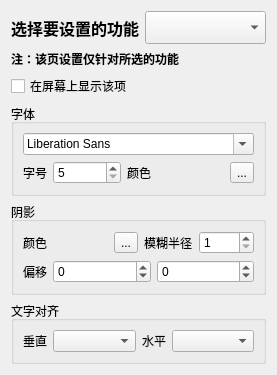
             <widget class="QWidget" name="scrollAreaWidgetContents_2">
              <property name="geometry">
               <rect>
                <x>0</x>
                <y>0</y>
                <width>204</width>
                <height>315</height>
               </rect>
              </property>
              <layout class="QVBoxLayout" name="verticalLayout_5">
               <item>
                <layout class="QHBoxLayout" name="_2">
                 <item>
                  <widget class="QLabel" name="label_24">
                   <property name="sizePolicy">
                    <sizepolicy hsizetype="Maximum" vsizetype="Preferred">
                     <horstretch>0</horstretch>
                     <verstretch>0</verstretch>
                    </sizepolicy>
                   </property>
                   <property name="font">
                    <font>
                     <pointsize>12</pointsize>
                     <bold>true</bold>
                    </font>
                   </property>
                   <property name="text">
                    <string>选择要设置的功能</string>
                   </property>
                  </widget>
                 </item>
                 <item>
                  <widget class="QComboBox" name="cbDisplayInfoFunction">
                   <property name="font">
                    <font>
                     <pointsize>16</pointsize>
                     <bold>true</bold>
                    </font>
                   </property>
                  </widget>
                 </item>
                </layout>
               </item>
               <item>
                <widget class="QLabel" name="label_23">
                 <property name="sizePolicy">
                  <sizepolicy hsizetype="Preferred" vsizetype="Maximum">
                   <horstretch>0</horstretch>
                   <verstretch>0</verstretch>
                  </sizepolicy>
                 </property>
                 <property name="font">
                  <font>
                   <pointsize>9</pointsize>
                   <bold>true</bold>
                  </font>
                 </property>
                 <property name="text">
                  <string>注：该页设置仅针对所选的功能</string>
                 </property>
                 <property name="scaledContents">
                  <bool>true</bool>
                 </property>
                 <property name="wordWrap">
                  <bool>true</bool>
                 </property>
                </widget>
               </item>
               <item>
                <widget class="QCheckBox" name="cbDisplayInfoFuncEnable">
                 <property name="text">
                  <string>在屏幕上显示该项</string>
                 </property>
                </widget>
               </item>
               <item>
                <widget class="QGroupBox" name="groupBox_4">
                 <property name="sizePolicy">
                  <sizepolicy hsizetype="Preferred" vsizetype="Maximum">
                   <horstretch>0</horstretch>
                   <verstretch>0</verstretch>
                  </sizepolicy>
                 </property>
                 <property name="title">
                  <string>字体</string>
                 </property>
                 <layout class="QVBoxLayout" name="verticalLayout_6">
                  <item>
                   <widget class="QFontComboBox" name="fcbDisplayInfoFont"/>
                  </item>
                  <item>
                   <layout class="QHBoxLayout" name="_3">
                    <item>
                     <widget class="QLabel" name="label_5">
                      <property name="sizePolicy">
                       <sizepolicy hsizetype="Maximum" vsizetype="Preferred">
                        <horstretch>0</horstretch>
                        <verstretch>0</verstretch>
                       </sizepolicy>
                      </property>
                      <property name="text">
                       <string>字号</string>
                      </property>
                     </widget>
                    </item>
                    <item>
                     <widget class="QSpinBox" name="sbDisplayInfoTextSize">
                      <property name="minimum">
                       <number>5</number>
                      </property>
                      <property name="maximum">
                       <number>200</number>
                      </property>
                     </widget>
                    </item>
                    <item>
                     <widget class="QLabel" name="label_8">
                      <property name="sizePolicy">
                       <sizepolicy hsizetype="Maximum" vsizetype="Preferred">
                        <horstretch>0</horstretch>
                        <verstretch>0</verstretch>
                       </sizepolicy>
                      </property>
                      <property name="text">
                       <string>颜色</string>
                      </property>
                     </widget>
                    </item>
                    <item>
                     <widget class="QLabel" name="labDisplayInfoTextColor"/>
                    </item>
                    <item>
                     <widget class="QToolButton" name="tbSelectDisplayInfoTextColor">
                      <property name="text">
                       <string notr="true">...</string>
                      </property>
                     </widget>
                    </item>
                   </layout>
                  </item>
                 </layout>
                </widget>
               </item>
               <item>
                <widget class="QGroupBox" name="groupBox_6">
                 <property name="sizePolicy">
                  <sizepolicy hsizetype="Preferred" vsizetype="Maximum">
                   <horstretch>0</horstretch>
                   <verstretch>0</verstretch>
                  </sizepolicy>
                 </property>
                 <property name="title">
                  <string>阴影</string>
                 </property>
                 <layout class="QVBoxLayout" name="verticalLayout_9">
                  <item>
                   <layout class="QHBoxLayout" name="_5">
                    <item>
                     <widget class="QLabel" name="label_21">
                      <property name="sizePolicy">
                       <sizepolicy hsizetype="Maximum" vsizetype="Preferred">
                        <horstretch>0</horstretch>
                        <verstretch>0</verstretch>
                       </sizepolicy>
                      </property>
                      <property name="text">
                       <string>颜色</string>
                      </property>
                     </widget>
                    </item>
                    <item>
                     <widget class="QLabel" name="labDisplayInfoTextShadowColor"/>
                    </item>
                    <item>
                     <widget class="QToolButton" name="tbSelectDisplayInfoTextShadowColor">
                      <property name="text">
                       <string notr="true">...</string>
                      </property>
                     </widget>
                    </item>
                    <item>
                     <widget class="QLabel" name="label_20">
                      <property name="sizePolicy">
                       <sizepolicy hsizetype="Maximum" vsizetype="Preferred">
                        <horstretch>0</horstretch>
                        <verstretch>0</verstretch>
                       </sizepolicy>
                      </property>
                      <property name="text">
                       <string>模糊半径</string>
                      </property>
                     </widget>
                    </item>
                    <item>
                     <widget class="QSpinBox" name="sbDisplayInfoTextShadowBlurRadius">
                      <property name="minimum">
                       <number>1</number>
                      </property>
                      <property name="maximum">
                       <number>100</number>
                      </property>
                     </widget>
                    </item>
                   </layout>
                  </item>
                  <item>
                   <layout class="QHBoxLayout" name="_6">
                    <item>
                     <widget class="QLabel" name="label_22">
                      <property name="sizePolicy">
                       <sizepolicy hsizetype="Maximum" vsizetype="Preferred">
                        <horstretch>0</horstretch>
                        <verstretch>0</verstretch>
                       </sizepolicy>
                      </property>
                      <property name="text">
                       <string>偏移</string>
                      </property>
                     </widget>
                    </item>
                    <item>
                     <widget class="QSpinBox" name="sbDisplayInfoTextShadowOffsetX">
                      <property name="minimum">
                       <number>-20</number>
                      </property>
                      <property name="maximum">
                       <number>20</number>
                      </property>
                     </widget>
                    </item>
                    <item>
                     <widget class="QSpinBox" name="sbDisplayInfoTextShadowOffsetY">
                      <property name="minimum">
                       <number>-20</number>
                      </property>
                      <property name="maximum">
                       <number>20</number>
                      </property>
                     </widget>
                    </item>
                   </layout>
                  </item>
                 </layout>
                </widget>
               </item>
               <item>
                <widget class="QGroupBox" name="groupBox_5">
                 <property name="sizePolicy">
                  <sizepolicy hsizetype="Preferred" vsizetype="Maximum">
                   <horstretch>0</horstretch>
                   <verstretch>0</verstretch>
                  </sizepolicy>
                 </property>
                 <property name="title">
                  <string>文字对齐</string>
                 </property>
                 <layout class="QHBoxLayout" name="horizontalLayout_19">
                  <item>
                   <widget class="QLabel" name="label_14">
                    <property name="sizePolicy">
                     <sizepolicy hsizetype="Maximum" vsizetype="Preferred">
                      <horstretch>0</horstretch>
                      <verstretch>0</verstretch>
                     </sizepolicy>
                    </property>
                    <property name="text">
                     <string>垂直</string>
                    </property>
                   </widget>
                  </item>
                  <item>
                   <widget class="QComboBox" name="cbDisplayInfoTextVAlign"/>
                  </item>
                  <item>
                   <widget class="QLabel" name="label_13">
                    <property name="sizePolicy">
                     <sizepolicy hsizetype="Maximum" vsizetype="Preferred">
                      <horstretch>0</horstretch>
                      <verstretch>0</verstretch>
                     </sizepolicy>
                    </property>
                    <property name="text">
                     <string>水平</string>
                    </property>
                   </widget>
                  </item>
                  <item>
                   <widget class="QComboBox" name="cbDisplayInfoTextHAlign"/>
                  </item>
                 </layout>
                </widget>
               </item>
               <item>
                <spacer name="spacer_6">
                 <property name="orientation">
                  <enum>Qt::Orientation::Vertical</enum>
                 </property>
                 <property name="sizeHint" stdset="0">
                  <size>
                   <width>20</width>
                   <height>1</height>
                  </size>
                 </property>
                </spacer>
               </item>
              </layout>
             </widget>
